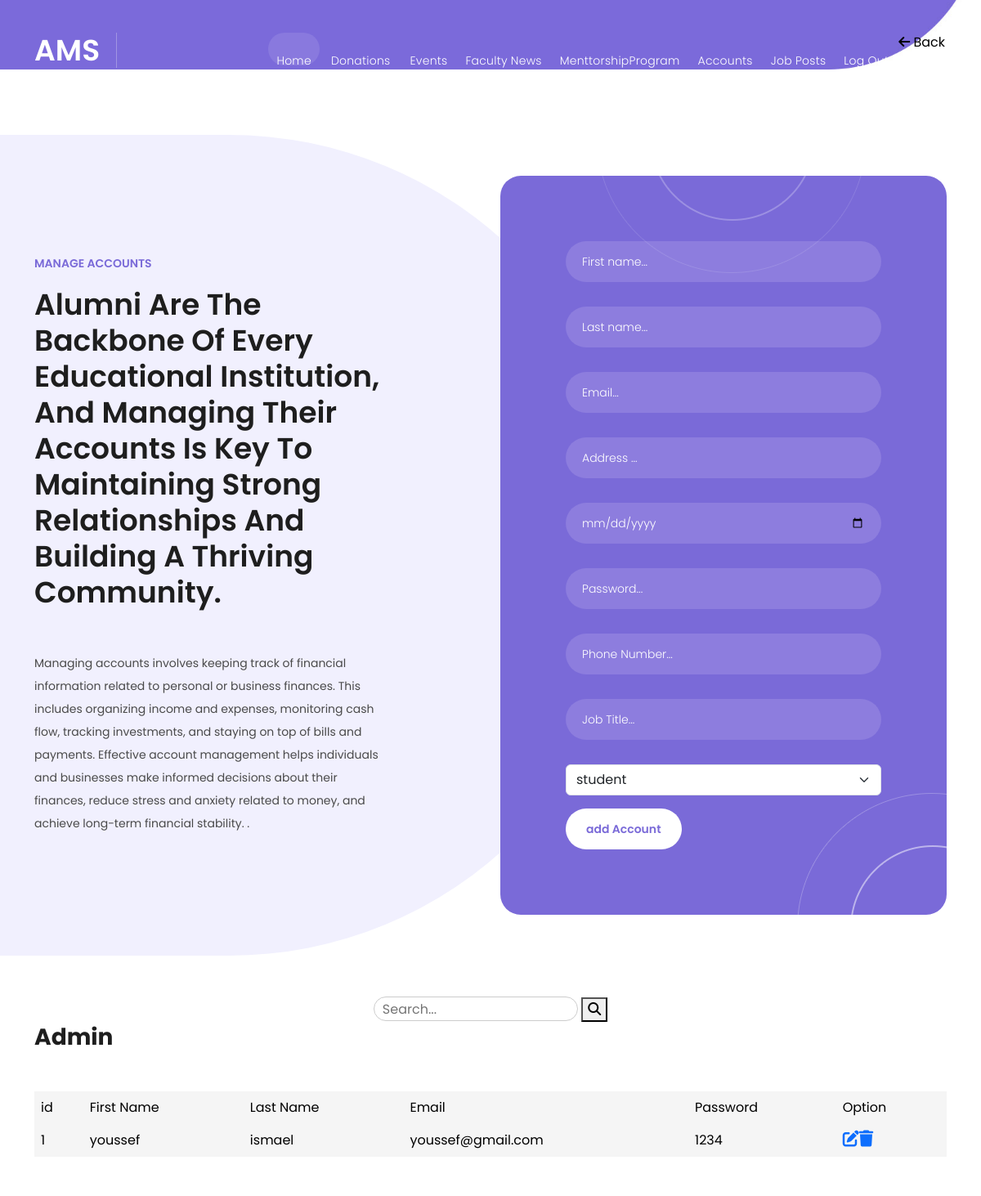
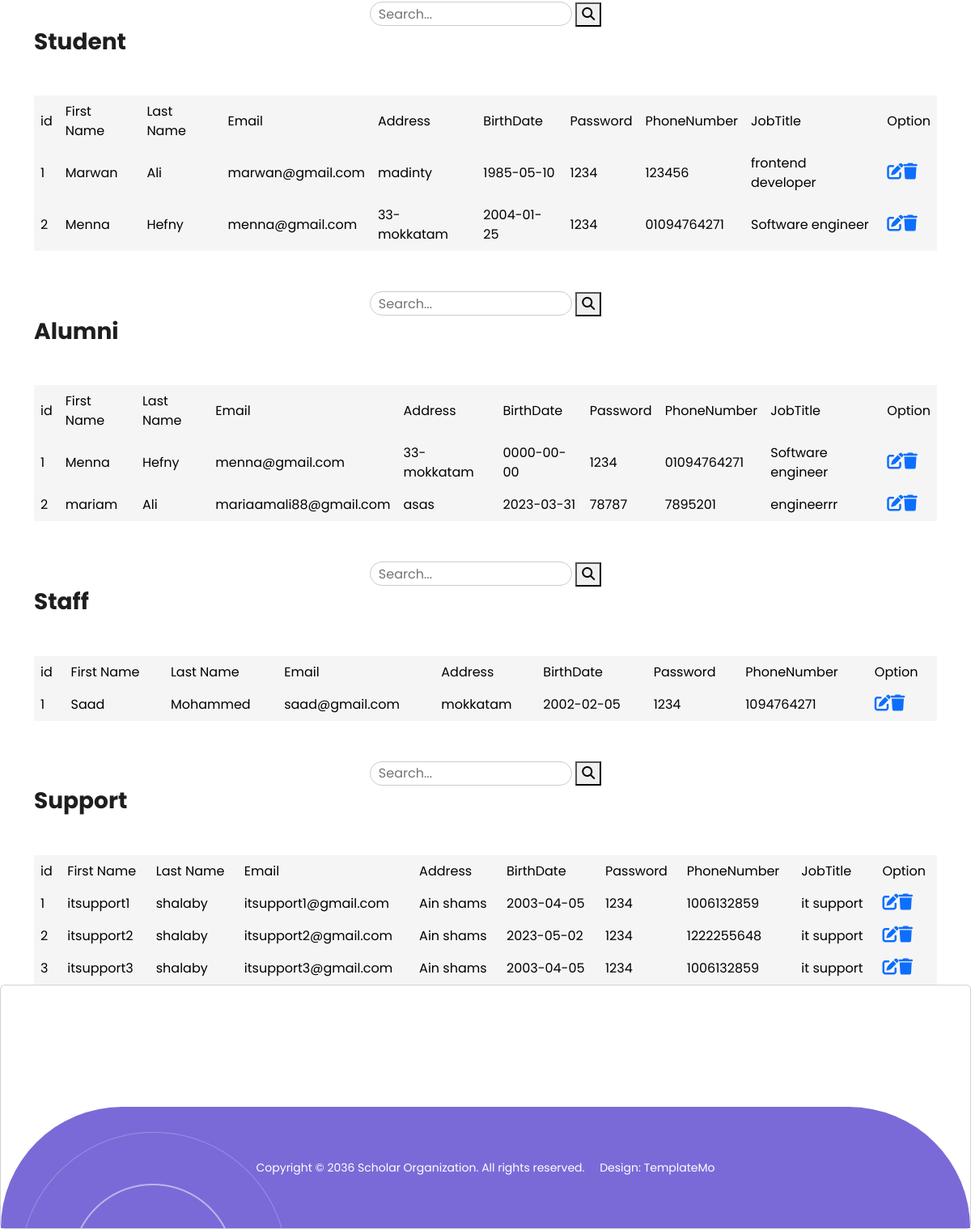
/View/admin/manage_accounts.php, run on the app's committed database (2 pictures, top to bottom).
### tables this page shows
CREATE TABLE `student` (
  `ID` int(11) NOT NULL,
  `FirstName` varchar(20) NOT NULL,
  `LastName` varchar(20) NOT NULL,
  `Email` varchar(30) NOT NULL,
  `Address` varchar(50) NOT NULL,
  `BirthDate` date NOT NULL,
  `Password` varchar(50) NOT NULL,
  `PhoneNumber` varchar(20) NOT NULL,
  `JobTitle` varchar(50) NOT NULL
);

CREATE TABLE `alumni` (
  `ID` int(11) NOT NULL,
  `FirstName` varchar(50) NOT NULL,
  `LastName` varchar(50) NOT NULL,
  `Email` varchar(50) NOT NULL,
  `Address` varchar(50) NOT NULL,
  `BirthDate` date NOT NULL,
  `Password` varchar(50) NOT NULL,
  `PhoneNumber` varchar(50) NOT NULL,
  `JobTitle` varchar(50) NOT NULL
);

CREATE TABLE `staff` (
  `ID` int(11) NOT NULL,
  `FirstName` varchar(50) NOT NULL,
  `LastName` varchar(50) NOT NULL,
  `Email` varchar(50) NOT NULL,
  `Address` varchar(50) NOT NULL,
  `BirthDate` date NOT NULL,
  `Password` varchar(50) NOT NULL,
  `PhoneNumber` int(11) NOT NULL
);

CREATE TABLE `support` (
  `ID` int(11) NOT NULL,
  `FirstName` varchar(50) NOT NULL,
  `LastName` varchar(50) NOT NULL,
  `Email` varchar(50) NOT NULL,
  `Address` varchar(50) NOT NULL,
  `BirthDate` date NOT NULL,
  `Password` varchar(50) NOT NULL,
  `PhoneNumber` int(11) NOT NULL,
  `JobTitle` varchar(50) NOT NULL
);

### Controller/admin/accountHandler.php (the view, shortened to what the rows shown need)
<?php
require_once '../../Controller/database.php';
 class AccountHandler{
         public function getAllAdmins(){
          $db = new database;
          $post_data = $db->select('admin');
              foreach($post_data as $post) {
                echo '<tr>';
                echo '<td>' . $post["ID"] . '</td>';
                echo '<td>' . $post["FirstName"] . '</td>';
                echo '<td>' . $post["LastName"] . '</td>';
                echo '<td>' . $post["Email"] . '</td>';
                echo '<td>' . $post["Password"] . '</td>';
                echo '<td>';
                echo '<button class="action-button"><a href="edit_admin.php?edit=1&ID=' . $post["ID"] . '"><i class="fas fa-edit edit-icon"></i></a></button>';
                echo '<button class="action-button"><a href="#" id="' . $post["Email"] . '" class="delete_admin"><i class="fas fa-trash delete-icon"></i></a></button>';
                echo '</td>';
                echo '</tr>';
              }
      }
          public function searchForAdminandselect()
             {
              $db = new database;
              if(isset($_GET['admin_search']))
              {
                    $values = $_GET['admin_search'];
                  $query= "SELECT * FROM admin WHERE CONCAT(FirstName,LastName,Email,Password)
                    LIKE '%$values%'";
                    $query_run = mysqli_query($db->con,$query);
                    if(mysqli_num_rows($query_run)> 0)
                    {
                      foreach($query_run as $s)
                      {
                            echo '<tr>';
                            echo '<td>' . $s["ID"] . '</td>';
                            echo '<td>' . $s["FirstName"] . '</td>';
                            echo '<td>' . $s["LastName"] . '</td>';
                             echo '<td>' . $s["Email"] . '</td>';
                            echo '<td>' . $s["Password"] . '</td>';
                            echo '<td>';
                            echo '<button class="action-button"><a href="edit.php?edit=1&ID=' . $s["ID"] . '"><i class="fas fa-edit edit-icon"></i></a></button>';
                            echo '<button class="action-button"><a href="#" id="' . $s["ID"] . '" class="delete"><i class="fas fa-trash delete-icon"></i></a></button>';
                            echo '</td>';
                            echo '</tr>';
                      }
                     }
                     else
                     {
                            echo '<tr>';
                            echo '<td colspan="5">No Record found</td>';
                            echo '</tr>';
                     }
        }
        else
      {
        $this->getAllAdmins();
      }
        }
       public function getAllStudents(){
              $db = new database;
              $post_data = $db->select('student');
                  foreach($post_data as $post) {
                    echo '<tr>';
                    echo '<td>' . $post["ID"] . '</td>';
                    echo '<td>' . $post["FirstName"] . '</td>';
                    echo '<td>' . $post["LastName"] . '</td>';
                    echo '<td>' . $post["Email"] . '</td>';
                    echo '<td>' . $post["Address"] . '</td>';
                    echo '<td>' . $post["BirthDate"] . '</td>';
                    echo '<td>' . $post["Password"] . '</td>';
                    echo '<td>' . $post["PhoneNumber"] . '</td>';
                    echo '<td>' . $post["JobTitle"] . '</td>';
                    echo '<td>';
                    echo '<button class="action-button"><a href="edit_student.php?edit=1&ID=' . $post["ID"] . '"><i class="fas fa-edit edit-icon"></i></a></button>';
                    echo '<button class="action-button"><a href="#" id="' . $post["Email"] . '" class="delete_student"><i class="fas fa-trash delete-icon"></i></a></button>';
                    echo '</td>';
                    echo '</tr>';
                  }
          }
          public function searchForStudentandselect()
             {
              $db = new database;
              if(isset($_GET['student_search']))
              {
                    $values = $_GET['student_search'];
                  $query= "SELECT * FROM student WHERE CONCAT(FirstName,LastName,Email,Address,BirthDate,Password,PhoneNumber,JobTitle)
                    LIKE '%$values%'";
                    $query_run = mysqli_query($db->con,$query);
                    if(mysqli_num_rows($query_run)> 0)
                    {
                      foreach($query_run as $s)
                      {
                            echo '<tr>';
                            echo '<td>' . $s["ID"] . '</td>';
                            echo '<td>' . $s["FirstName"] . '</td>';
                            echo '<td>' . $s["LastName"] . '</td>';
                             echo '<td>' . $s["Email"] . '</td>';
                             echo '<td>' . $s["Address"] . '</td>';
                             echo '<td>' . $s["BirthDate"] . '</td>';
                             echo '<td>' . $s["Password"] . '</td>';
                             echo '<td>' . $s["PhoneNumber"] . '</td>';
                            echo '<td>' . $s["JobTitle"] . '</td>';
                            echo '<td>';
                            echo '<button class="action-button"><a href="edit.php?edit=1&ID=' . $s["ID"] . '"><i class="fas fa-edit edit-icon"></i></a></button>';
                            echo '<button class="action-button"><a href="#" id="' . $s["ID"] . '" class="delete"><i class="fas fa-trash delete-icon"></i></a></button>';
                            echo '</td>';
                            echo '</tr>';
                      }
                     }
                     else
                     {
                            echo '<tr>';
                            echo '<td colspan="5">No Record found</td>';
                            echo '</tr>';
                     }
        }
        else
      {
        $this->getAllStudents();
      }
        }
        public function getAllAlumni(){
          $db = new database;
          $post_data = $db->select('alumni');
              foreach($post_data as $post) {
                echo '<tr>';
                echo '<td>' . $post["ID"] . '</td>';
                echo '<td>' . $post["FirstName"] . '</td>';
                echo '<td>' . $post["LastName"] . '</td>';
                echo '<td>' . $post["Email"] . '</td>';
                echo '<td>' . $post["Address"] . '</td>';
                echo '<td>' . $post["BirthDate"] . '</td>';
                echo '<td>' . $post["Password"] . '</td>';
                echo '<td>' . $post["PhoneNumber"] . '</td>';
                echo '<td>' . $post["JobTitle"] . '</td>';
                echo '<td>';
                echo '<button class="action-button"><a href="edit_alumni.php?edit=1&ID=' . $post["ID"] . '"><i class="fas fa-edit edit-icon"></i></a></button>';
                echo '<button class="action-button"><a href="#" id="' . $post["Email"] . '" class="delete_alumni"><i class="fas fa-trash delete-icon"></i></a></button>';
                echo '</td>';
                echo '</tr>';
              }
      }
        public function searchForAlumniandselect()
             {
              $db = new database;
              if(isset($_GET['alumni_search']))
              {
                    $values = $_GET['alumni_search'];
                  $query= "SELECT * FROM alumni WHERE CONCAT(FirstName,LastName,Email,Address,BirthDate,Password,PhoneNumber,JobTitle)
                    LIKE '%$values%'";
                    $query_run = mysqli_query($db->con,$query);
                    if(mysqli_num_rows($query_run)> 0)
                    {
                      foreach($query_run as $s)
                      {
                            echo '<tr>';
                            echo '<td>' . $s["ID"] . '</td>';
                            echo '<td>' . $s["FirstName"] . '</td>';
                            echo '<td>' . $s["LastName"] . '</td>';
                             echo '<td>' . $s["Email"] . '</td>';
                             echo '<td>' . $s["Address"] . '</td>';
                             echo '<td>' . $s["BirthDate"] . '</td>';
                             echo '<td>' . $s["Password"] . '</td>';
                             echo '<td>' . $s["PhoneNumber"] . '</td>';
                            echo '<td>' . $s["JobTitle"] . '</td>';
                            echo '<td>';
                            echo '<button class="action-button"><a href="edit.php?edit=1&ID=' . $s["ID"] . '"><i class="fas fa-edit edit-icon"></i></a></button>';
                            echo '<button class="action-button"><a href="#" id="' . $s["ID"] . '" class="delete"><i class="fas fa-trash delete-icon"></i></a></button>';
                            echo '</td>';
                            echo '</tr>';
                      }
                     }
                     else
                     {
                            echo '<tr>';
                            echo '<td colspan="5">No Record found</td>';
                            echo '</tr>';
                     }
        }
        else
      {
        $this->getAllAlumni();
      }
    }
    public function getAllStaff(){
           $db = new database;
           $post_data = $db->select('staff');
               foreach($post_data as $post) {
                 echo '<tr>';
                 echo '<td>' . $post["ID"] . '</td>';
                 echo '<td>' . $post["FirstName"] . '</td>';
                 echo '<td>' . $post["LastName"] . '</td>';
                 echo '<td>' . $post["Email"] . '</td>';
                 echo '<td>' . $post["Address"] . '</td>';
                 echo '<td>' . $post["BirthDate"] . '</td>';
                 echo '<td>' . $post["Password"] . '</td>';
                 echo '<td>' . $post["PhoneNumber"] . '</td>';
                 echo '<td>';
                 echo '<button class="action-button"><a href="edit_staff.php?edit=1&ID=' . $post["ID"] . '"><i class="fas fa-edit edit-icon"></i></a></button>';
                 echo '<button class="action-button"><a href="#" id="' . $post["Email"] . '" class="delete_staff"><i class="fas fa-trash delete-icon"></i></a></button>';
                 echo '</td>';
                 echo '</tr>';
               }
       }
        public function searchForStaffandselect()
        {
         $db = new database;
         if(isset($_GET['staff_search']))
         {
               $values = $_GET['staff_search'];
             $query= "SELECT * FROM staff WHERE CONCAT(FirstName,LastName,Email,Address,BirthDate,Password,PhoneNumber)
               LIKE '%$values%'";
               $query_run = mysqli_query($db->con,$query);
               if(mysqli_num_rows($query_run)> 0)
               {
                 foreach($query_run as $s)
                 {
                       echo '<tr>';
                       echo '<td>' . $s["ID"] . '</td>';
                       echo '<td>' . $s["FirstName"] . '</td>';
                       echo '<td>' . $s["LastName"] . '</td>';
                        echo '<td>' . $s["Email"] . '</td>';
                        echo '<td>' . $s["Address"] . '</td>';
                        echo '<td>' . $s["BirthDate"] . '</td>';
                        echo '<td>' . $s["Password"] . '</td>';
                        echo '<td>' . $s["PhoneNumber"] . '</td>';
                       echo '<td>';
                       echo '<button class="action-button"><a href="edit.php?edit=1&ID=' . $s["ID"] . '"><i class="fas fa-edit edit-icon"></i></a></button>';
                       echo '<button class="action-button"><a href="#" id="' . $s["ID"] . '" class="delete"><i class="fas fa-trash delete-icon"></i></a></button>';
                       echo '</td>';
                       echo '</tr>';
                 }
                }
                else
                {
                       echo '<tr>';
                       echo '<td colspan="5">No Record found</td>';
                       echo '</tr>';
                }
   }
   else
 {
   $this->getAllStaff();
 }
   }
        public function searchForSupportandselect()
        {
         $db = new database;
         if(isset($_GET['support_search']))
         {
               $values = $_GET['support_search'];
             $query= "SELECT * FROM support WHERE CONCAT(FirstName,LastName,Email,Address,BirthDate,Password,PhoneNumber,JobTitle)
               LIKE '%$values%'";
               $query_run = mysqli_query($db->con,$query);
               if(mysqli_num_rows($query_run)> 0)
               {
                 foreach($query_run as $s)
                 {
                       echo '<tr>';
                       echo '<td>' . $s["ID"] . '</td>';
                       echo '<td>' . $s["FirstName"] . '</td>';
                       echo '<td>' . $s["LastName"] . '</td>';
                        echo '<td>' . $s["Email"] . '</td>';
                        echo '<td>' . $s["Address"] . '</td>';
                        echo '<td>' . $s["BirthDate"] . '</td>';
                        echo '<td>' . $s["Password"] . '</td>';
                        echo '<td>' . $s["PhoneNumber"] . '</td>';
                        echo '<td>' . $s["JobTitle"] . '</td>';
                        echo '<td>';
                       echo '<td>';
                       echo '<button class="action-button"><a href="edit.php?edit=1&ID=' . $s["ID"] . '"><i class="fas fa-edit edit-icon"></i></a></button>';
                       echo '<button class="action-button"><a href="#" id="' . $s["ID"] . '" class="delete"><i class="fas fa-trash delete-icon"></i></a></button>';
                       echo '</td>';
                       echo '</tr>';
                 }
                }
                else
                {
                       echo '<tr>';
                       echo '<td colspan="5">No Record found</td>';
                       echo '</tr>';
                }
   }
   else
 {
   $this->getAllSupport();
 }
   }
       public function getAllSupport(){
              $db = new database;
              $post_data = $db->select('support');
                  foreach($post_data as $post) {
                    echo '<tr>';
                    echo '<td>' . $post["ID"] . '</td>';
                    echo '<td>' . $post["FirstName"] . '</td>';
                    echo '<td>' . $post["LastName"] . '</td>';
                    echo '<td>' . $post["Email"] . '</td>';
                    echo '<td>' . $post["Address"] . '</td>';
                    echo '<td>' . $post["BirthDate"] . '</td>';
                    echo '<td>' . $post["Password"] . '</td>';
                    echo '<td>' . $post["PhoneNumber"] . '</td>';
                    echo '<td>' . $post["JobTitle"] . '</td>';
                    echo '<td>';
                    echo '<button class="action-button"><a href="edit_support.php?edit=1&ID=' . $post["ID"] . '"><i class="fas fa-edit edit-icon"></i></a></button>';
                    echo '<button class="action-button"><a href="#" id="' . $post["Email"] . '" class="delete_support"><i class="fas fa-trash delete-icon"></i></a></button>';
                    echo '</td>';
                    echo '</tr>';
                  }
          }
 }
?>

### data on the page
student: ID "1", FirstName "Marwan", LastName "Ali", Email "marwan@gmail.com", Address "madinty", BirthDate "1985-05-10", Password "1234", PhoneNumber "123456", JobTitle "frontend developer"
student: ID "2", FirstName "Menna", LastName "Hefny", Email "menna@gmail.com", Address "33-mokkatam", BirthDate "2004-01-25", Password "1234", PhoneNumber "01094764271", JobTitle "Software engineer"
alumni: ID "1", FirstName "Menna", LastName "Hefny", Email "menna@gmail.com", Address "33-mokkatam", BirthDate "0000-00-00", Password "1234", PhoneNumber "01094764271", JobTitle "Software engineer"
alumni: ID "2", FirstName "mariam", LastName "Ali", Email "mariaamali88@gmail.com", Address "asas", BirthDate "2023-03-31", Password "78787", PhoneNumber "7895201", JobTitle "engineerrr"
staff: ID "1", FirstName "Saad", LastName "Mohammed", Email "saad@gmail.com", Address "mokkatam", BirthDate "2002-02-05", Password "1234", PhoneNumber "1094764271"
support: ID "1", FirstName "itsupport1", LastName "shalaby", Email "itsupport1@gmail.com", Address "Ain shams", BirthDate "2003-04-05", Password "1234", PhoneNumber "1006132859", JobTitle "it support"
support: ID "2", FirstName "itsupport2", LastName "shalaby", Email "itsupport2@gmail.com", Address "Ain shams", BirthDate "2023-05-02", Password "1234", PhoneNumber "1222255648", JobTitle "it support"
support: ID "3", FirstName "itsupport3", LastName "shalaby", Email "itsupport3@gmail.com", Address "Ain shams", BirthDate "2003-04-05", Password "1234", PhoneNumber "1006132859", JobTitle "it support"

### other printed values
$post["ID"] "1"
$post["FirstName"] "youssef"
$post["LastName"] "ismael"
$post["Email"] "youssef@gmail.com"
$post["Password"] "1234"
